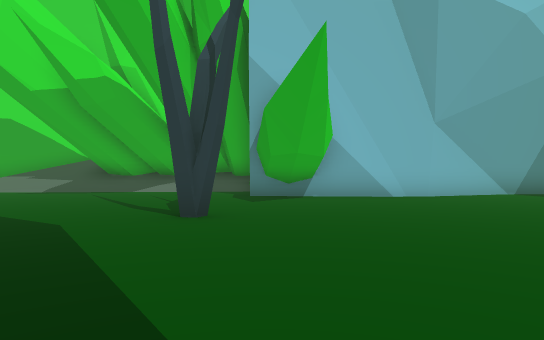
[1] (above)

23 first-person views from a walk through a Unity game level. The camera is 1.4 m above the floor, looks level and sees 75° across. The floor is counted in squares, 2 m on a side. Each view is taken from the middle of a square. On the plan, view 1 faces up. The plan holds only what a view shows up to about 11 squares ahead; the rest is blank. The place goes on beyond the plan. The player is left out.

[2]
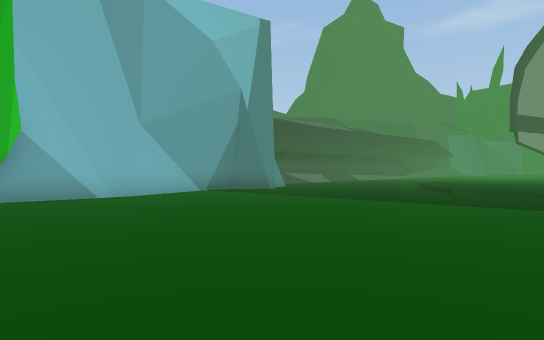

[3]
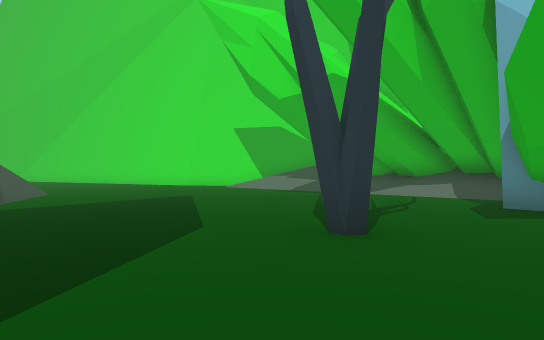

[4]
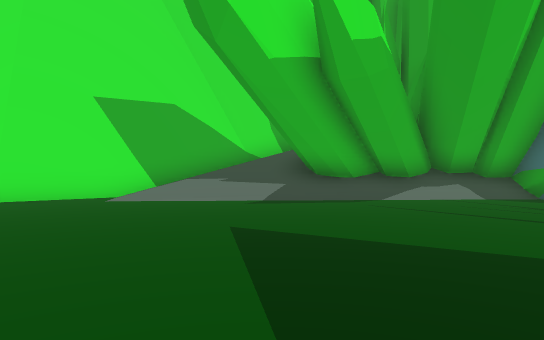

[5]
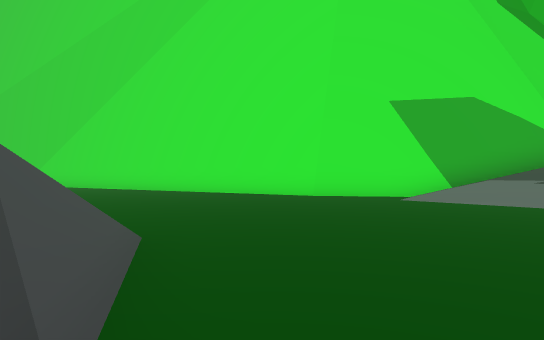

[6]
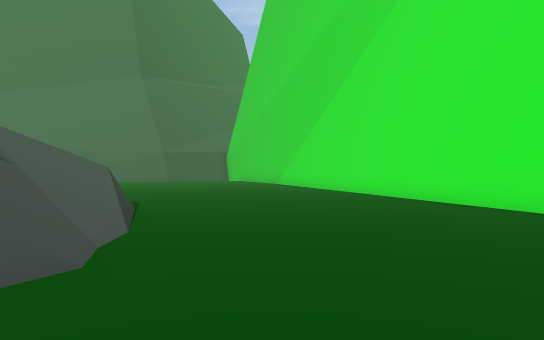

[7]
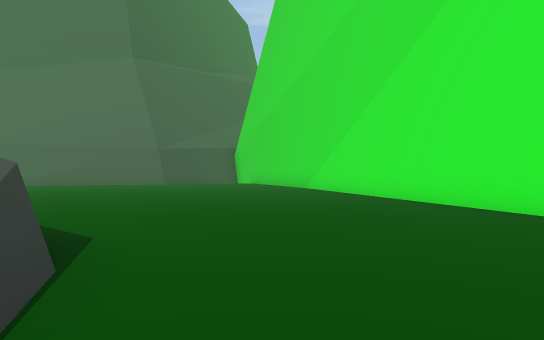

[8]
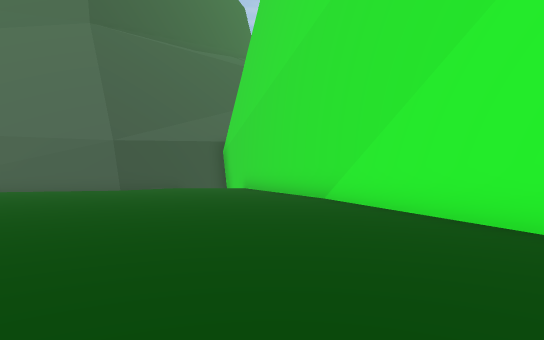

[9]
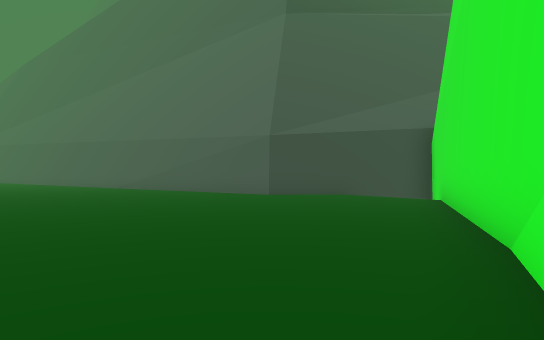

[10]
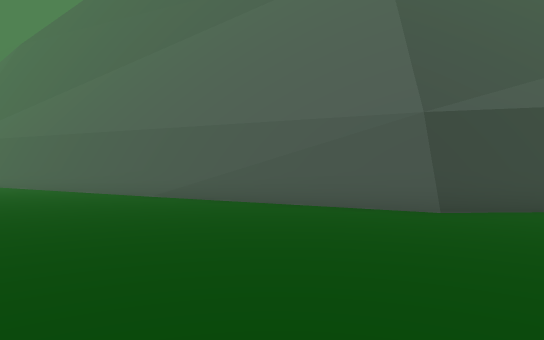

[11]
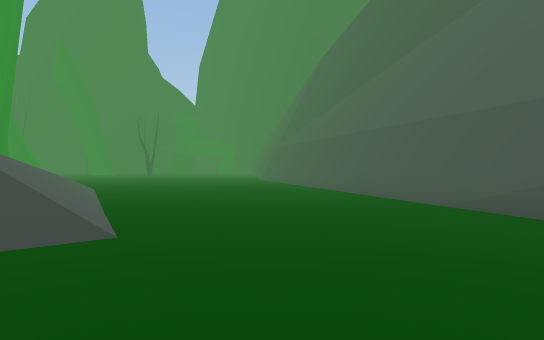

[12]
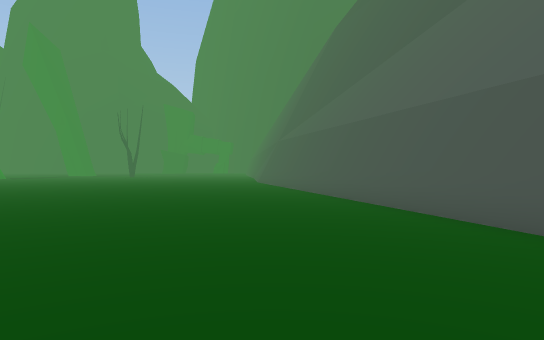

[13]
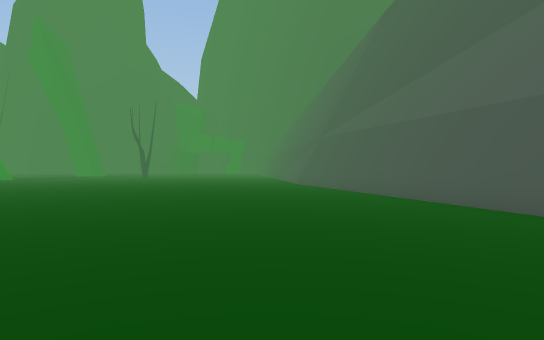

[14]
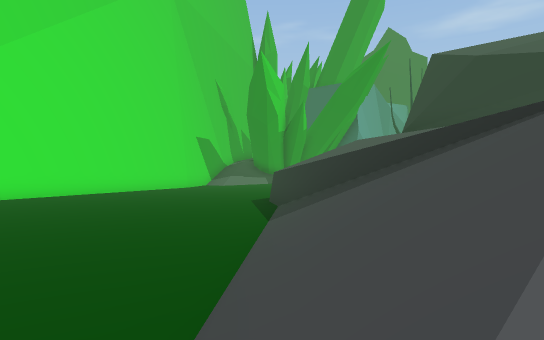

[15]
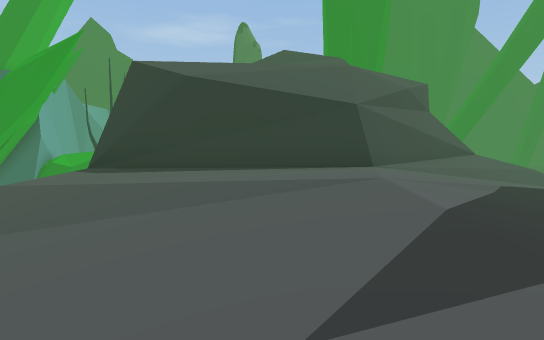

[16]
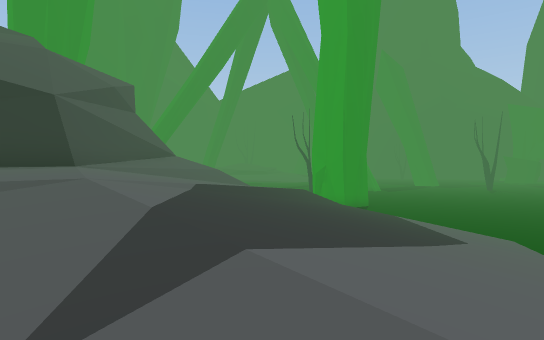

[17]
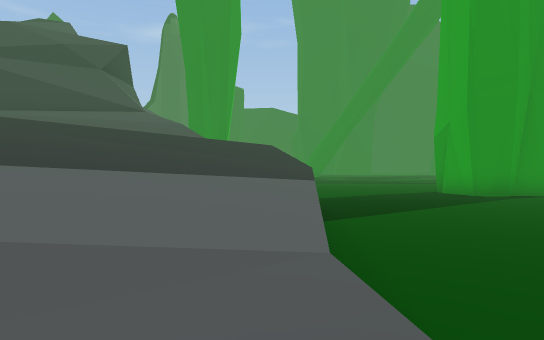

[18]
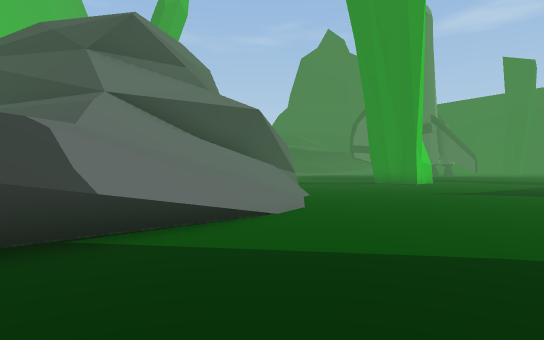

[19]
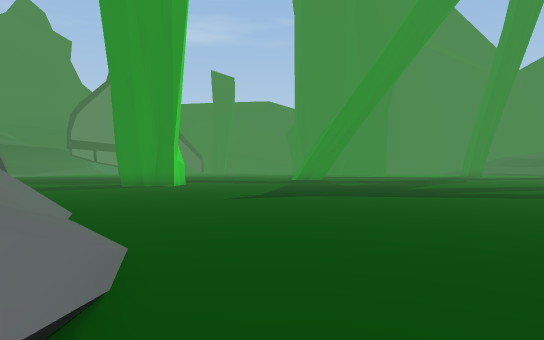

[20]
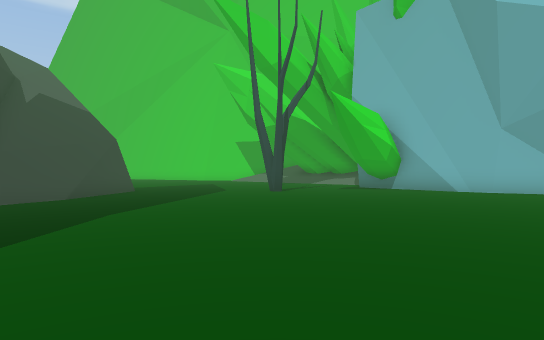

[21]
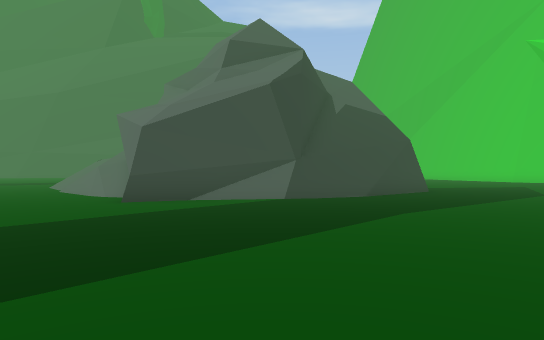

[22]
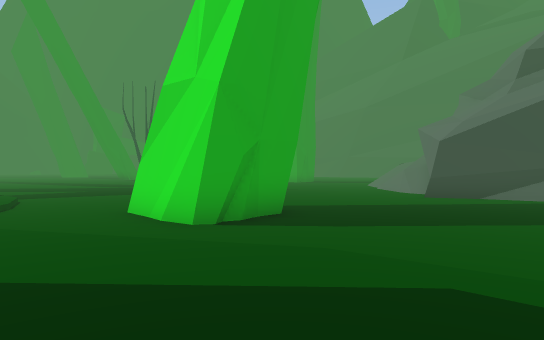

[23]
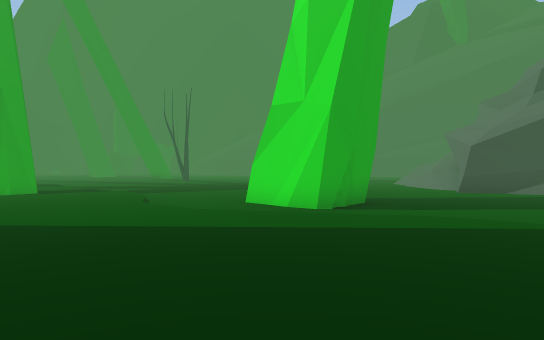

### Floor plan
Key: @ floor where view 1 was taken; # wall or solid block; . main floor; : floor 0.25 m higher than the main floor; + floor 3.5 m higher than the main floor; * floor 3.75 m higher than the main floor; / step, stairs or slope; = window, fence, low wall or low ledge; T tree.
Columns run from 31 left of view 1 to 13 right of it. Each row starts with its distance up from view 1.
 13                     ##///######
 12                   ###////###/###
 11                 ###../////.....#
 10              ####..............#########
  9           ####.................##......
  8        ####............................
  7      ###................................
  6   ####...................................
  5 ###...........................T...........
  4 #.................///=/.................../
  3  ...............=//////=/................/::
  2 #..............##//         ............./::
  1 #.............//////#      ##.........../:
  0 ##...........//////##       #..@.......
 -1  ##........./#/////##       #..........
 -2   #........//////++/#       ##......../:::: :
 -3   #......////////++/#        #......../:::::
 -4   ##.....///////++*/#        #.........::::::
 -5    #......//////////#       ###......../:::::
 -6    #......//////////##        #........./::::
 -7    #.......//////////#####   /......###./:::
 -8    #.......///////////##/////.......  #..:::
 -9    ##......./////// ////////......    ...:::
-10     #.......///////////////......    .../:::
-11     #......../////////////.......    .../:::
-12     #........///////##==/........    ...::::
-13     ##...........................    ../:::
-14      #...........................     .. ::
-15      #...........................         #
-16      #...........................
-17      ##.................  .......
-18       #...........  ..##   ......

Positions as (right, up) in squares from view 1, and headings:
1: (0, 0), facing up
2: (0, 0), facing up-right
3: (1, 2), facing up-left
4: (-7, 3), facing up
5: (-7, 3), facing up-left
6: (-8, 6), facing left
7: (-12, 5), facing left
8: (-17, 5), facing left
9: (-22, 7), facing down-left
10: (-23, 2), facing down-left
11: (-24, 0), facing down
12: (-24, -5), facing down
13: (-22, -7), facing down
14: (-22, -4), facing up-right
15: (-19, -3), facing right
16: (-19, -3), facing down-right
17: (-19, -12), facing right
18: (-12, -16), facing up-right
19: (-10, -13), facing right
20: (7, -3), facing up-left
21: (7, -3), facing left
22: (10, -2), facing down-left
23: (13, -2), facing down-left
